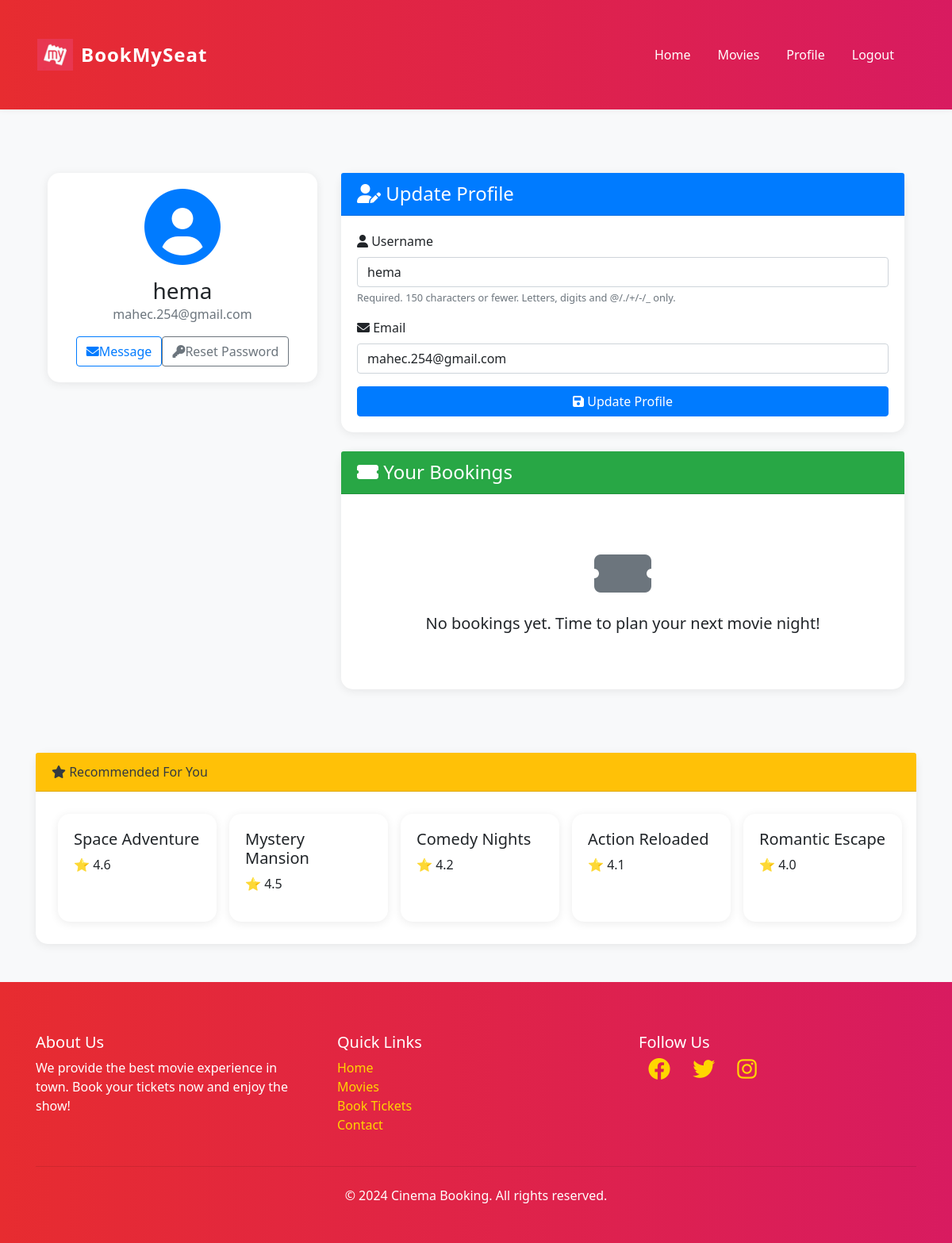
The app's page /users/profile/ (signed in) with its own data.
### movies/models.py (models this page shows, shortened)
class Movie(models.Model):
    name= models.CharField(max_length=255)
    image= models.ImageField(upload_to="movies/")
    rating = models.DecimalField(max_digits=3,decimal_places=1)
    cast= models.TextField()
    description= models.TextField(blank=True,null=True) # optional

### users/views.py (the view)
# urls.py: path('profile/', profile, name='profile'),
@login_required
def profile(request):
    if request.method == "POST":
        u_form = UserUpdateForm(request.POST, instance=request.user)
        if u_form.is_valid():
            u_form.save()
            return redirect("profile")
    else:
        u_form = UserUpdateForm(instance=request.user)
    user_bookings = Booking.objects.filter(email=request.user.email)
    booked_names = user_bookings.values_list('movie', flat=True)
    recommended_movies = Movie.objects.exclude(name__in=booked_names).order_by('-rating')[:5]
    if not recommended_movies.exists():
        recommended_movies = Movie.objects.order_by('-rating')[:5]
    context = {
        "u_form": u_form,
        "bookings": user_bookings,
        "user_bookings": user_bookings.exists(),
        "recommended_movies": recommended_movies,
    }
    return render(request, "users/profile.html", context)

### users/forms.py
class UserUpdateForm(forms.ModelForm):
    email = forms.EmailField()
    class Meta:
        model = User
        fields = ['username', 'email']

### templates/users/profile.html (shortened to what this page needs)
{% extends "users/basic.html" %} {% block content %}
<div class="container py-5">
  <div class="row">
    <div class="col-lg-4 mb-4">
      <div class="card shadow">
        <div class="card-body text-center">
          <div class="mb-3">
            <i class="fas fa-user-circle fa-6x text-primary"></i>
          </div>
          <h3 class="card-title mb-0">{{ user.username }}</h3>
          <p class="text-muted mb-3">{{ user.email }}</p>
          <div class="d-flex justify-content-center">
            <a href="#" class="btn btn-outline-primary me-2"><i class="fas fa-envelope me-2"></i>Message</a>
            <a href="{% url 'password_reset' %}" class="btn btn-outline-secondary"><i class="fas fa-key me-2"></i>Reset Password</a>
          </div>
        </div>
      </div>
    </div>
    <div class="col-lg-8">
      <div class="card shadow mb-4">
        <div class="card-header bg-primary text-white">
          <h4 class="mb-0"><i class="fas fa-user-edit me-2"></i> Update Profile</h4>
        </div>
        <div class="card-body">
          <form method="POST">
            {% for field in u_form %}
              <div class="mb-3">
                <label for="{{ field.id_for_label }}" class="form-label">
                  <i class="fas fa-{% if field.name == 'username' %}user{% elif field.name == 'email' %}envelope{% else %}info-circle{% endif %} me-2"></i>
                  {{ field.label }}
                </label>
                {{ field }}
                {% if field.help_text %}
                  <small class="form-text text-muted">{{ field.help_text }}</small>
                {% endif %}
              </div>
            {% endfor %}
            <button class="btn btn-primary w-100" type="submit"><i class="fas fa-save me-2"></i> Update Profile</button>
          </form>
        </div>
      </div>
      <div class="card shadow">
        <div class="card-header bg-success text-white">
          <h4 class="mb-0"><i class="fas fa-ticket-alt me-2"> </i> Your Bookings</h4>
        </div>
        <div class="card-body">
          {% if user_bookings %}
            <div class="row row-cols-1 row-cols-md-2 g-4">
              {% for booking in bookings %}
                <div class="col">
                  <div class="card h-100 border-0 shadow-sm">
                    <div class="card-body">
                      <h5 class="card-title">{{ booking.movie }}</h5>
                      <p class="card-text">
                        <i class="fas fa-film me-2 text-muted"> </i>  {{ booking.theater }}<br>
                        <i class="fas fa-chair me-2 text-muted"> </i>  Seat: {{ booking.seats }}<br>
                        <i class="far fa-clock me-2 text-muted"> </i>  {{ booking.booked_at }}
                      </p>
                    </div>
                  </div>
                </div>
              {% endfor %}
            </div>
          {% else %}
            <div class="text-center py-5">
              <i class="fas fa-ticket-alt fa-4x text-muted mb-3"></i>
              <p class="lead mb-0">No bookings yet. Time to plan your next movie night!</p>
            </div>
          {% endif %}
        </div>
      </div>
    </div>
  </div>
</div>
<div class="card">
  <div class="card-header bg-warning text-dark">
    <i class="fa fa-star"></i> Recommended For You
  </div>
  <div class="card-body d-flex flex-row">
    {% for movie in recommended_movies %}
      <div class="card m-2" style="min-width:200px;">
        <div class="card-body">
          <h5>{{ movie.name }}</h5>
          <p>⭐ {{ movie.rating }}</p>
        </div>
      </div>
    {% empty %}
      <div>No recommendations yet.</div>
    {% endfor %}
  </div>
</div>
<link rel="stylesheet" href="https://cdnjs.cloudflare.com/ajax/libs/font-awesome/6.0.0-beta3/css/all.min.css">
{% endblock %}

### templates/users/basic.html (shortened to what this page needs)
<!DOCTYPE html>
<html lang="en">
  <head>
    <link
      href="https://cdn.jsdelivr.net/npm/bootstrap-icons/font/bootstrap-icons.css"
      rel="stylesheet"
    />
    <link
      rel="stylesheet"
      href="https://maxcdn.bootstrapcdn.com/bootstrap/4.0.0/css/bootstrap.min.css"
    />
    <link
      rel="stylesheet"
      href="https://cdnjs.cloudflare.com/ajax/libs/font-awesome/5.15.3/css/all.min.css"
    />
  </head>
  <body>
    <nav class="navbar navbar-expand-lg navbar-dark bg-dark">
      <div class="container">
        <a class="navbar-brand" href="/"
          ><img
            alt="logo"
            height="40"
            width="45"
          />
          BookMySeat</a
        >
        <div class="collapse navbar-collapse" id="navbarNav">
          <ul class="navbar-nav ml-auto">
            {% if user.is_authenticated %}
            <li class="nav-item">
              <a class="nav-link" href="/">Home</a>
            </li>
            <li class="nav-item">
              <a class="nav-link" href="/movies">Movies</a>
            </li>
            <li class="nav-item">
              <a class="nav-link" href="{% url 'profile' %}">Profile</a>
            </li>
            <li class="nav-item">
              <form method="Post" action="{% url 'logout' %}">
                <button
                  type="submit"
                  class="nav-link"
                  style="border: none; background: none"
                >
                  Logout
                </button>
              </form>
            </li>
            {% endif %}
          </ul>
        </div>
      </div>
    </nav>
    <div class="container">{% block content %} {% endblock %}</div>
    <footer class="footer mt-5">
      <div class="container">
        <div class="row">
          <div class="col-md-4 mb-4 mb-md-0">
            <h5>About Us</h5>
            <p>
              We provide the best movie experience in town. Book your tickets
              now and enjoy the show!
            </p>
          </div>
          <div class="col-md-4 mb-4 mb-md-0">
            <h5>Quick Links</h5>
            <ul class="list-unstyled">
              <li><a href="#">Home</a></li>
              <li><a href="#">Movies</a></li>
              <li><a href="#">Book Tickets</a></li>
              <li><a href="#">Contact</a></li>
            </ul>
          </div>
          <div class="col-md-4">
            <h5>Follow Us</h5>
            <div class="social-icons">
              <a href="#"><i class="fab fa-facebook"></i></a>
              <a href="#"><i class="fab fa-twitter"></i></a>
              <a href="#"><i class="fab fa-instagram"></i></a>
            </div>
          </div>
        </div>
        <hr class="mt-4 mb-4" />
        <div class="text-center">
          <p>&copy; 2024 Cinema Booking. All rights reserved.</p>
        </div>
      </div>
    </footer>
  </body>
</html>

### templates/users/basic.html (style rules this page uses)
body { font-family: 'Segoe UI', 'Roboto', Arial, sans-serif; background-color: #f5f5f5; }
.navbar { background: linear-gradient(90deg, #e72c30 0%, #d81b60 100%); padding: 12px 32px; box-shadow: 0 2px 8px rgba(0,0,0,0.04); }
.navbar-brand { font-weight: bold; font-size: 1.5rem; color: #fff !important; letter-spacing: 1px; display: flex; align-items: center; }
.navbar-brand img { height: 40px; margin-right: 10px; }
.navbar-nav .nav-link { color: #fff !important; font-weight: 500; margin-right: 18px; transition: color 0.2s; }
.container { margin-top: 32px; margin-bottom: 32px; }
.card { border-radius: 16px; box-shadow: 0 2px 12px rgba(0,0,0,0.08); transition: transform 0.2s, box-shadow 0.2s; }
.footer { background: linear-gradient(90deg, #e72c30 0%, #d81b60 100%); color: #fff; padding: 32px 0 16px 0; margin-top: 48px; }
.footer a { color: #ffd600; text-decoration: none; font-weight: 500; }
.footer .social-icons i { font-size: 28px; margin: 0 12px; transition: color 0.3s; }

### templates/users/profile.html (style rules this page uses)
body { background-color: #f8f9fa; }
.card { border-radius: 15px; border: none; transition: transform 0.3s ease-in-out; }
.card-header { border-top-left-radius: 15px; border-top-right-radius: 15px; }
form input, form select, form textarea { display: block; width: 100%; padding: 0.375rem 0.75rem; font-size: 1rem; font-weight: 400; line-height: 1.5; color: #212529; background-color: #fff; background-clip: padding-box; border: 1px solid #ced4da; border-radius: 0.25rem; transition: border-color 0.15s ease-in-out, box-shadow 0.15s ease-in-out; }

### records on screen
Movie: name "Space Adventure", rating "4.6"
Movie: name "Mystery Mansion", rating "4.5"
Movie: name "Comedy Nights", rating "4.2"
Movie: name "Action Reloaded", rating "4.1"
Movie: name "Romantic Escape", rating "4.0"

### other values on screen
{{ user.username }} "hema"
{{ user.email }} "mahec.254@gmail.com"
{{ field.label }} "Username" "Email"
{{ field.help_text }} "Required. 150 characters or fewer. Letters, digits and @/./+/-/_ only."
